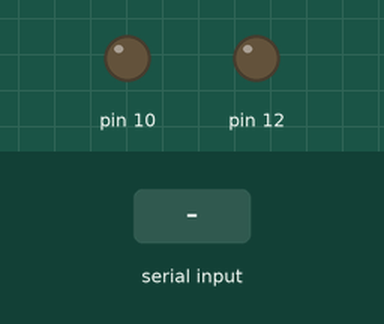
Simulated run of this sketch. Board: Arduino Uno, built with avr-gcc and run on an emulated ATmega328P. Parts: output pins drawn as LEDs (lit = HIGH). The inputs (shaded band) are chosen by the test bench.

Above: at 1.2 s.
1.3 s: "A" received over Serial
At 2.7 s:
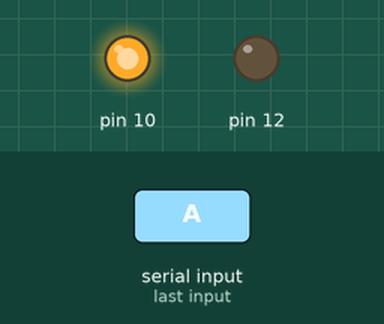
At 8.5 s:
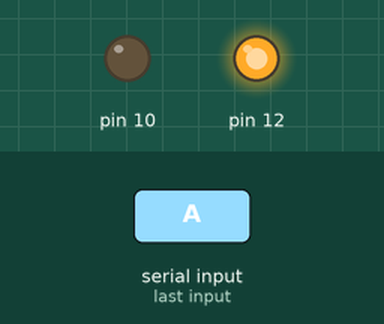
Timing chart, 0 to 10.3 s (numbered marks = the images above; inputs shaded):
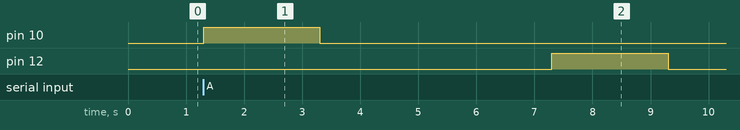

Measured:
- after the input at 1.3 s, pin 10: LOW → HIGH at once, → LOW 2.0 s later; pin 12: LOW → HIGH after 6.0 s, → LOW 2.0 s later

The sketch:

LED.ino
```cpp
int data;

void setup() {
Serial.begin (9600);
pinMode(10,OUTPUT);
pinMode(12,OUTPUT);


}

void loop() {
 if (Serial.available())
 {
  data = Serial.read();
  if (data == 'A') //Mendapatkan perintah A dari game
  {
    digitalWrite (10, HIGH);
    digitalWrite (12, LOW);
    delay(2000); //PINTU TERBUKA

    digitalWrite (10, LOW);
    digitalWrite (12, LOW);
    delay(4000); // DELAY
    digitalWrite (12, HIGH);

    digitalWrite (10,LOW);

    delay(2000);
    digitalWrite (10, LOW);
    digitalWrite (12, LOW);//PINTU MENUTUP
  }
 }

}
```
